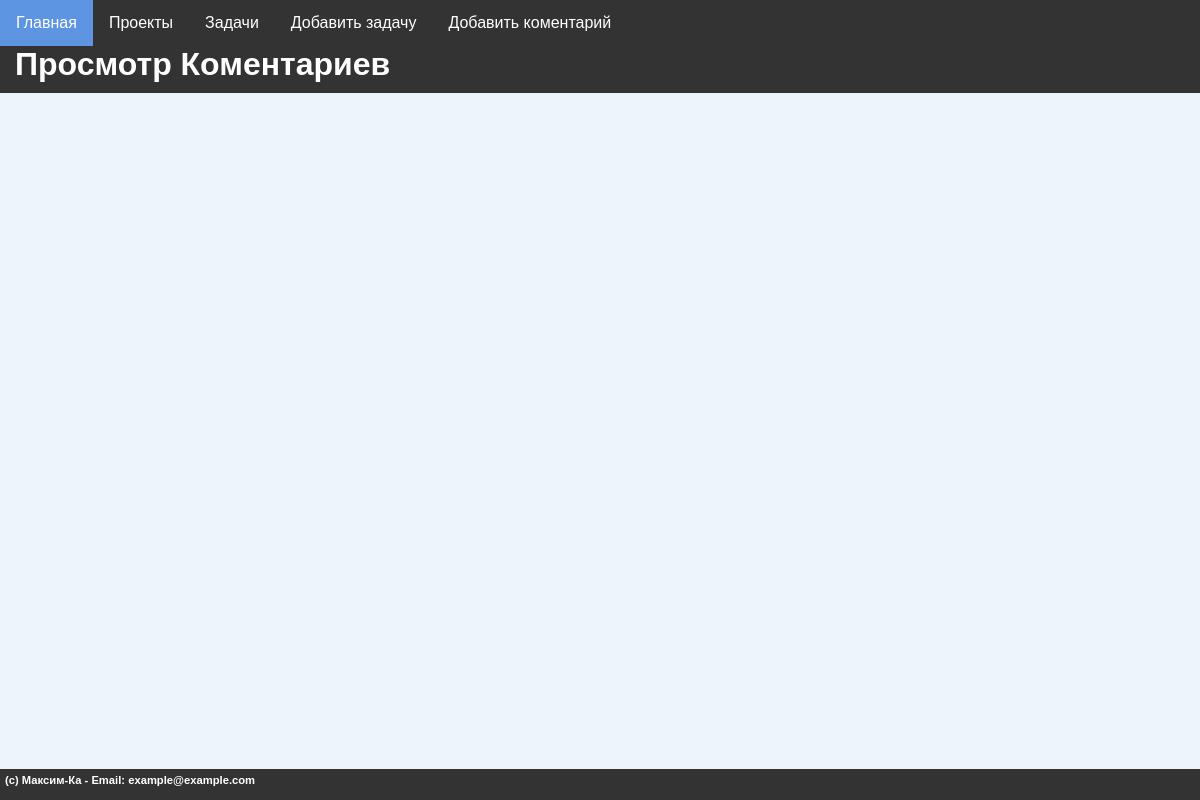
Before: /coments/1/ with the older database file.
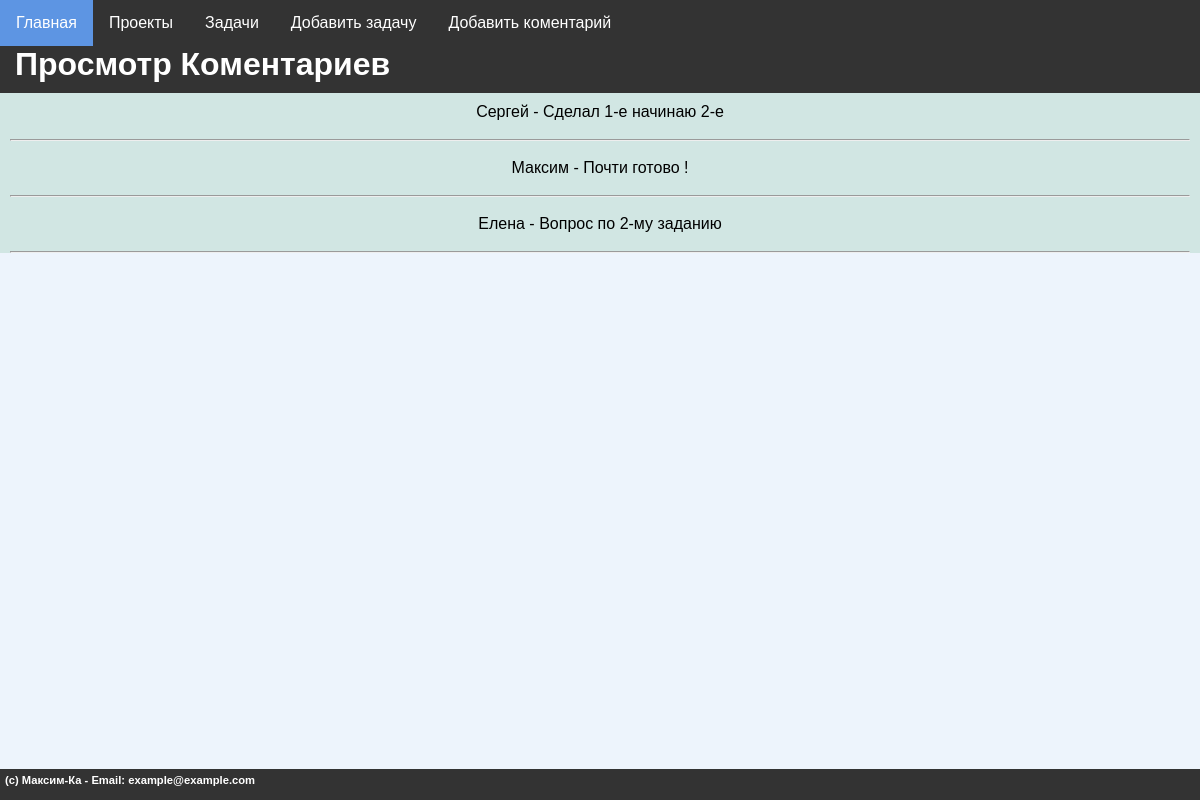
After: the same page with the newer database file.
### mainsite/models.py (models this page shows)
class Comments(models.Model):
    comment_name = models.ForeignKey(Users, to_field='username',null = True ,on_delete=models.CASCADE, related_name='user_coment', verbose_name="Коментарий пользователя" )
    comment_task = models.ForeignKey(Tasks, to_field='id',on_delete=models.CASCADE, related_name='task_coment', verbose_name="Коментарий задачи" )
    comment = models.TextField(blank=True, verbose_name="Коментарий")
    comment_create = models.DateTimeField(auto_now_add=True, verbose_name="Дата создания коментария")
    class Meta:
        verbose_name = "Коментарии"
        verbose_name_plural = "Коментарии"
        ordering = ["-comment_create"]

class Users(models.Model):
    username = models.CharField(max_length=255,unique=True, verbose_name="Имя Пользователя")
    email = models.EmailField(max_length = 255, verbose_name="Электронная почта")
    password = models.CharField(max_length=255, verbose_name="Пароль")
    date_joined = models.DateTimeField(auto_now_add=True)
    class Meta:
        verbose_name = "Пользователь"
        verbose_name_plural = "Пользователь"
        ordering = ["-date_joined"]
    def __str__(self):
      return self.username

### mainsite/views.py (the view)
# urls.py: path('coments/<int:coment_id>/', coments, name='view_coments'),
def coments(request, coment_id):
    menu = [{'title':'Главная','url':'/'},
            {'title':'Проекты','url':'/proj'},
            {'title':'Задачи','url':'/tasks'},
            {'title':'Добавить задачу','url':'/add_task'},
            {'title':'Добавить коментарий','url':'/add_coment'}]
    all_coments = Comments.objects.filter(comment_task_id=coment_id)
    context = {
        'title': 'Просмотр Коментариев',
        'menu': menu,
        'all_coments': all_coments,
        'footer' : "(c) Максим-Ка - Email: example@example.com",
        'header' : "Просмотр Коментариев"
    }
    return render(request, 'project_K/coments.html', context)

### mainsite/templates/project_K/coments.html
{% extends 'project_K/base.html' %} {% block content %} {%for a in all_coments%}
<p>{{ a.comment_name }} - {{ a.comment }}</p>
<hr />
{% endfor %} {% endblock %}

### mainsite/templates/project_K/base.html (shortened to what this page needs)
{% load static %}
<!DOCTYPE html>
<html>
  <head>
    <link rel="stylesheet" href="{% static 'style.css' %}" />
  </head>
  <body>
    {% block mainmenu %}
    <nav>
      <ul>
        {% for item in menu %}
        <li><a href="{{ item.url }}">{{ item.title }}</a></li>
        {% endfor %}
      </ul>
    </nav>
    <h1>{{header}}</h1>
    {% endblock %}
    <div class="full-width-div" align="center">
      {% block content %} {% endblock %}
    </div>
    <h3 align="center">
      {% block footer %}
      <footer class="footer">
        <div class="container">
          <h2>{{footer}}</h2>
        </div>
      </footer>
      {% endblock %}
    </h3>
  </body>
</html>

### mainsite/static/style.css (style rules this page uses)
body, html { background-color: #edf4fc; margin: 0; padding: 0; width: 100%; padding-bottom: 10px; }
ul { list-style-type: none; margin: 0; padding: 0; overflow: hidden; background-color: #333; }
li { float: left; }
li a { display: block; color: white; font-family: Arial, sans-serif; text-align: center; padding: 14px 16px; text-decoration: none; }
nav { display: block; }
h1 { background-color: #333; color: white; font-family: Arial, sans-serif; text-align: left; padding-left:15px; padding-bottom: 10px; margin: 0; box-sizing: border-box; width: 100%; }
h3 { position: absolute; margin-right: 1rem; bottom: 0px; }
.footer { background-color: #333; font-family: Arial, sans-serif; color: #fff; padding: 5px; text-align: left; position: fixed; bottom: 0; width: 100%; }
.footer .container { max-width: 100%; margin: 0 auto; }
.footer h2 { margin-top: 0; font-size: 0.6em; }
.full-width-div { background-color: #d1e6e3; font-family: 'Trebuchet MS', sans-serif; width: 100%; padding: 0px; padding-left: 10px; padding-right: 10px; box-sizing: border-box; }
p { margin: 0px; padding-top: 10px; padding-bottom: 10px; }

Changed rows visible on the page:
added Comments: comment_name "Сергей", comment "Сделал 1-е начинаю 2-е"
added Comments: comment_name "Максим", comment "Почти готово !"
added Comments: comment_name "Елена", comment "Вопрос по 2-му заданию"
